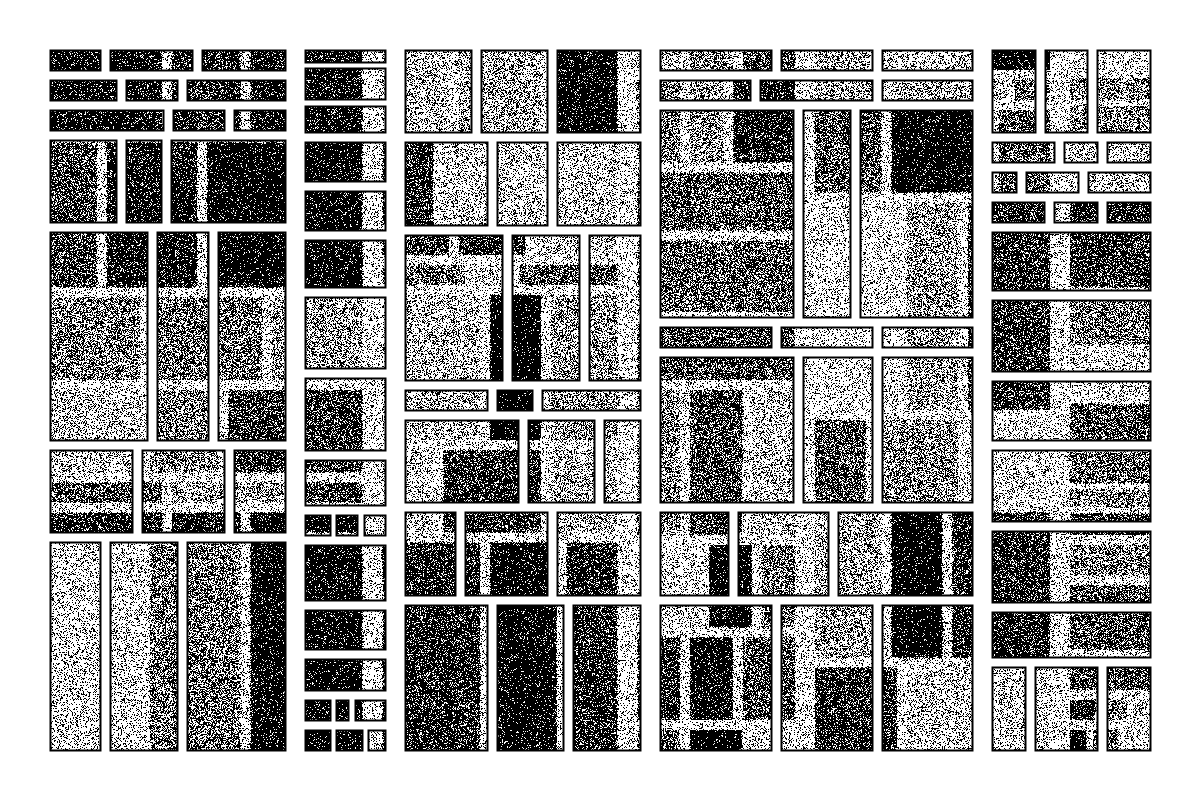
Frame 1 (no input)
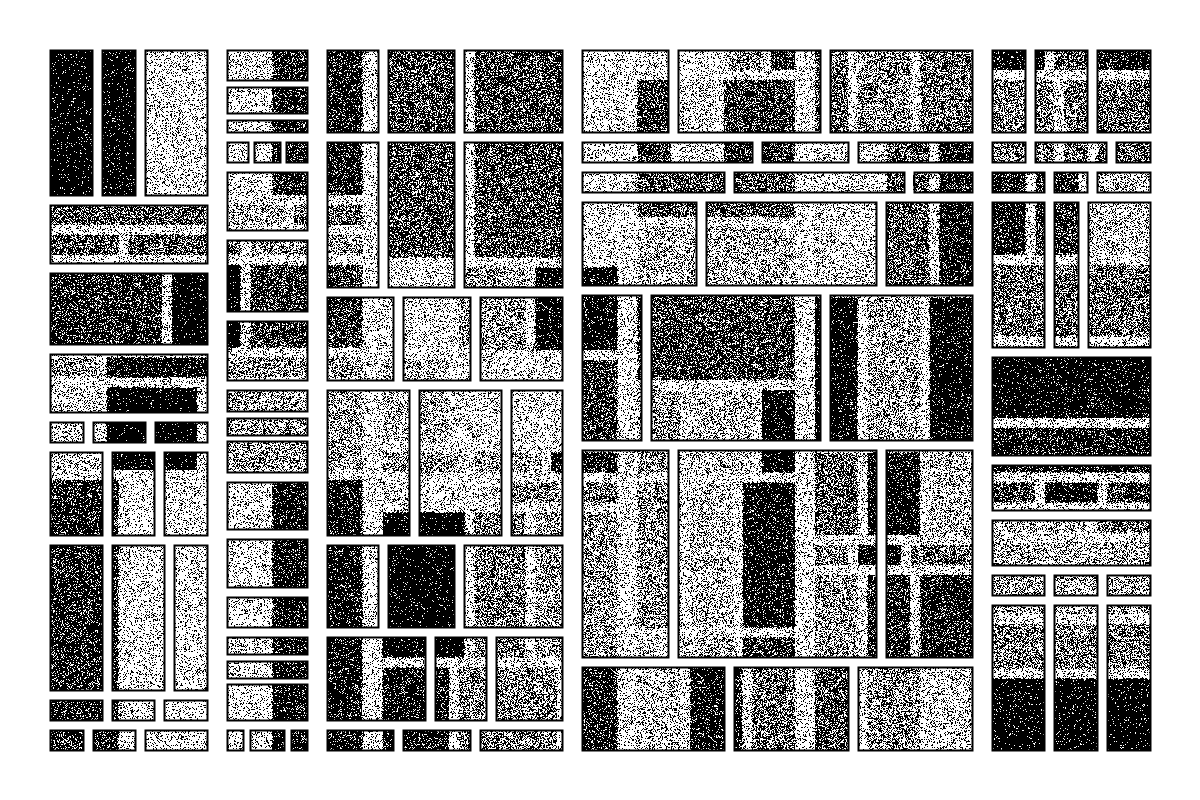
Frame 2 (the mouse pressed at the canvas centre, redrawn once)

The Processing sketch that drew these frames (run headless with seeded random() and noise(); the mouse was pressed at the canvas centre and the sketch redrawn once):

// Processing sketch: sketch_210101b
// ── sketch_210101b.pde
/*

For GENUARY 2021 : Day 1
Prompt : Triple Nested Loop

*/

void setup() {
  size(1200, 800);
}

void keyPressed() {
  if (key == ' ') {
    loop();
  }
  if (key == 's' || key == 'S') {
    int y = year();
    int m = month();
    int d = day();
    int h = hour();
    int n = minute();
    int s = second();
    String filename = "RectPartitions" + Integer.toString(y) + Integer.toString(m) + Integer.toString(d) + Integer.toString(h) + Integer.toString(n) + Integer.toString(s) + ".png";
    save("Images/" + filename);
    println("Saved: " + filename);
  }
}

void draw() {

  noLoop();
  background(255);

  color[] palette = {
    color(114, 158, 161), 
    color(181, 189, 137), 
    color(223, 190, 153), 
    color(236, 145, 146), 
    color(219, 83, 117), 
  };

  //if (k == idx) {
  //  fill(255, 255, 255, 100);
  //  stroke(c);
  //  strokeWeight(2);
  //} else {
  //  fill(color(red(c), green(c), blue(c), 100));
  //  stroke(0);
  //  strokeWeight(1);

  Rect[] rects1 = generateRects();
  Rect[] rects2 = generateRects();

  PGraphics pg = createGraphics(width, height);

  pg.beginDraw();
  pg.background(0);
  pg.noStroke();
  for (Rect r : rects1) {
    r.setColor(color(random(255))); 
    pg.fill(r.c);
    pg.rect(r.x, r.y, r.w, r.h);
  }
  pg.endDraw();

  pg.loadPixels();
  loadPixels();

  for (Rect r : rects2) {
    for (int i=0; i<r.w; i++) {
      for (int j=0; j<r.h; j++) {
        float x = r.x + i;
        float y = r.y + j;
        int idx = int(y)*width + int(x);

        float min = 0.2;
        float  max = 0.95;
        float pct = map(red(pg.pixels[idx]), 0, 255, min, max);
        pixels[idx] = (random(1) < pct) ? color(0) : color(255);
      }
    }
  }
  updatePixels();

  noFill();
  stroke(0);
  strokeWeight(2);
  for (Rect r : rects2) {
    rect(r.x, r.y, r.w, r.h);
  }
}

// ── funcs.pde
float[] partition(float x1, float x2, int bins, int n, float min, float max) {

  float[] arr = new float[bins];
  ArrayList<Integer> valid = new ArrayList<Integer>();
  for (int i=0; i<bins; i++) {
    arr[i] = min;  
    valid.add(i);
  }

  float s = ((x2-x1)-min*bins)/n;

  for (int i=0; i<n; i++) {
    int v_id = int(random(valid.size()));
    int j = valid.get(v_id);
    arr[j]+=s;
    if (arr[j] > max-s) {
      valid.remove(v_id);
    }
  }

  float[] ends = new float[bins+1];
  ends[0] = x1;
  for (int i=1; i<bins; i++) {
    ends[i] = ends[i-1] + arr[i];
  }
  ends[bins] = x2;

  return ends;
}

class Rect {
  float x, y, w, h;
  color c;
  
  Rect(float _x, float _y, float _w, float _h) {
    x = _x;
    y = _y;
    w = _w;
    h = _h;
  }
  
  void setColor(color _c){
     c = _c; 
  }
}

Rect[] generateRects() {

  float b = 50;

  int n1 = 5;
  float g1 = 20;

  int n2 = 7;
  float g2 = 10;

  int n3 = 3;

  Rect[] rects = new Rect[n1*n2*n3];

  float[] level1 = partition(b, width-b - (n1-1)*g1, n1, 8, 80, 400);

  for (int i=0; i<level1.length-1; i++) {
    float w = level1[i+1] - level1[i];
    float x = level1[i] + g1*i;

    float[] level2 = partition(b, height-b - (n2-1)*g2, n2, 8, 20, 300);

    for (int j=0; j<level2.length-1; j++) {
      float h = level2[j+1] - level2[j];
      float y = level2[j] + g2*j;

      float[] level3;
      float g3 = 10;

      if (w > h) {
        g3 = min(g3, w*0.08);
        level3 = partition(x, x+w - 2*g3, n3, 7, w*.15, w*.7);
      } else {
        g3 = min(g3, h*0.08);
        level3 = partition(y, y+h - 2*g3, n3, 7, h*.15, h*.7);
      }

      for (int k=0; k<level3.length-1; k++) {
        Rect rect;
        if (w > h) {
          float _w = level3[k+1] - level3[k];
          float _x = level3[k] + g3*k;
          rect = new Rect(_x, y, _w, h);
        } else {
          float _h = level3[k+1] - level3[k];
          float _y = level3[k] + g3*k;
          rect = new Rect(x, _y, w, _h);
        }
        rects[i*n2*n3 + j*n3 + k] = rect;
      }
    }
  }

  return rects;
}
